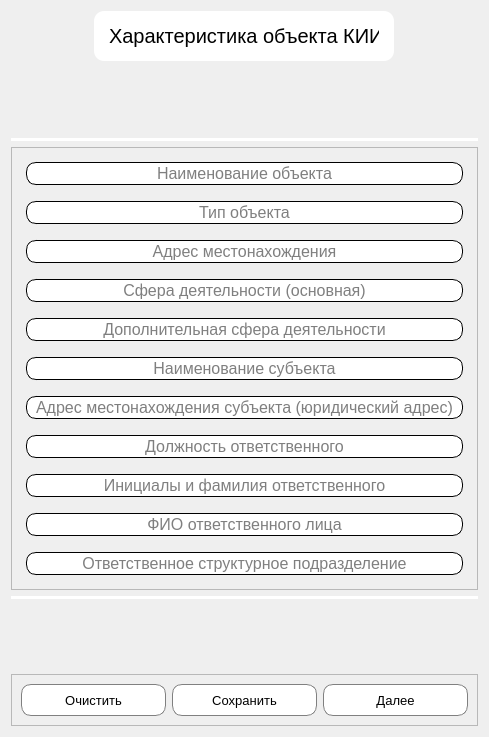
          <widget class="QWidget" name="scrollAreaWidgetContents">
           <property name="geometry">
            <rect>
             <x>0</x>
             <y>0</y>
             <width>489</width>
             <height>737</height>
            </rect>
           </property>
           <layout class="QVBoxLayout" name="verticalLayout_3">
            <item alignment="Qt::AlignHCenter|Qt::AlignTop">
             <widget class="QFrame" name="first_page_headerl_frame">
              <property name="minimumSize">
               <size>
                <width>300</width>
                <height>50</height>
               </size>
              </property>
              <property name="maximumSize">
               <size>
                <width>300</width>
                <height>50</height>
               </size>
              </property>
              <property name="styleSheet">
               <string notr="true">#first_page_headerl_frame{
	background-color: white;
	border-radius: 10px;
	border-box: 2px solid black;
	box-shadow: 5px 5px 5px grey;
}</string>
              </property>
              <property name="frameShape">
               <enum>QFrame::StyledPanel</enum>
              </property>
              <property name="frameShadow">
               <enum>QFrame::Raised</enum>
              </property>
              <layout class="QVBoxLayout" name="verticalLayout_4">
               <item alignment="Qt::AlignHCenter|Qt::AlignVCenter">
                <widget class="QLabel" name="first_page_header">
                 <property name="minimumSize">
                  <size>
                   <width>270</width>
                   <height>0</height>
                  </size>
                 </property>
                 <property name="maximumSize">
                  <size>
                   <width>270</width>
                   <height>16777215</height>
                  </size>
                 </property>
                 <property name="sizeIncrement">
                  <size>
                   <width>200</width>
                   <height>0</height>
                  </size>
                 </property>
                 <property name="styleSheet">
                  <string notr="true">font-size: 15pt;
font-family: &quot;Segoe UI&quot;;</string>
                 </property>
                 <property name="text">
                  <string>Характеристика объекта КИИ</string>
                 </property>
                </widget>
               </item>
              </layout>
             </widget>
            </item>
            <item>
             <widget class="Line" name="line">
              <property name="styleSheet">
               <string notr="true">border: 2px solid white;
color: white;
</string>
              </property>
              <property name="orientation">
               <enum>Qt::Horizontal</enum>
              </property>
             </widget>
            </item>
            <item alignment="Qt::AlignBottom">
             <widget class="QFrame" name="first_page_main_frame">
              <property name="styleSheet">
               <string notr="true"/>
              </property>
              <property name="frameShape">
               <enum>QFrame::StyledPanel</enum>
              </property>
              <property name="frameShadow">
               <enum>QFrame::Raised</enum>
              </property>
              <layout class="QVBoxLayout" name="verticalLayout_5">
               <item>
                <layout class="QVBoxLayout" name="first_page_main_layout">
                 <item>
                  <widget class="QLineEdit" name="obj_name_line">
                   <property name="font">
                    <font>
                     <family>Segoe UI</family>
                     <pointsize>12</pointsize>
                    </font>
                   </property>
                   <property name="styleSheet">
                    <string notr="true">margin: 5px;
border: 1px solid white;
border-radius: 10px;
border-color: black;
font-family: &quot;Segoe UI&quot;;
font-size: 12pt;</string>
                   </property>
                   <property name="alignment">
                    <set>Qt::AlignCenter</set>
                   </property>
                   <property name="placeholderText">
                    <string>Наименование объекта</string>
                   </property>
                   <property name="cursorMoveStyle">
                    <enum>Qt::VisualMoveStyle</enum>
                   </property>
                  </widget>
                 </item>
                 <item>
                  <widget class="QLineEdit" name="obj_type_line">
                   <property name="styleSheet">
                    <string notr="true">margin: 5px;
border: 1px solid white;
border-radius: 10px;
border-color: black;
font-family: &quot;Segoe UI&quot;;
font-size: 12pt;</string>
                   </property>
                   <property name="alignment">
                    <set>Qt::AlignCenter</set>
                   </property>
                   <property name="placeholderText">
                    <string>Тип объекта</string>
                   </property>
                  </widget>
                 </item>
                 <item>
                  <widget class="QLineEdit" name="address_line">
                   <property name="styleSheet">
                    <string notr="true">margin: 5px;
border: 1px solid white;
border-radius: 10px;
border-color: black;
font-family: &quot;Segoe UI&quot;;
font-size: 12pt;</string>
                   </property>
                   <property name="alignment">
                    <set>Qt::AlignCenter</set>
                   </property>
                   <property name="placeholderText">
                    <string>Адрес местонахождения</string>
                   </property>
                  </widget>
                 </item>
                 <item>
                  <widget class="QLineEdit" name="sphere_line">
                   <property name="styleSheet">
                    <string notr="true">margin: 5px;
border: 1px solid white;
border-radius: 10px;
border-color: black;
font-family: &quot;Segoe UI&quot;;
font-size: 12pt;</string>
                   </property>
                   <property name="alignment">
                    <set>Qt::AlignCenter</set>
                   </property>
                   <property name="placeholderText">
                    <string>Сфера деятельности (основная)</string>
                   </property>
                  </widget>
                 </item>
                 <item>
                  <widget class="QLineEdit" name="additional_sphere_line">
                   <property name="styleSheet">
                    <string notr="true">margin: 5px;
border: 1px solid white;
border-radius: 10px;
border-color: black;
font-family: &quot;Segoe UI&quot;;
font-size: 12pt;</string>
                   </property>
                   <property name="alignment">
                    <set>Qt::AlignCenter</set>
                   </property>
                   <property name="placeholderText">
                    <string>Дополнительная сфера деятельности</string>
                   </property>
                  </widget>
                 </item>
                 <item>
                  <widget class="QLineEdit" name="subj_name_line">
                   <property name="styleSheet">
                    <string notr="true">margin: 5px;
border: 1px solid white;
border-radius: 10px;
border-color: black;
font-family: &quot;Segoe UI&quot;;
font-size: 12pt;</string>
                   </property>
                   <property name="alignment">
                    <set>Qt::AlignCenter</set>
                   </property>
                   <property name="placeholderText">
                    <string>Наименование субъекта</string>
                   </property>
                  </widget>
                 </item>
                 <item>
                  <widget class="QLineEdit" name="subj_address_line">
                   <property name="styleSheet">
                    <string notr="true">margin: 5px;
border: 1px solid white;
border-radius: 10px;
border-color: black;
font-family: &quot;Segoe UI&quot;;
font-size: 12pt;</string>
                   </property>
                   <property name="alignment">
                    <set>Qt::AlignCenter</set>
                   </property>
                   <property name="placeholderText">
                    <string>Адрес местонахождения субъекта (юридический адрес)</string>
                   </property>
                  </widget>
                 </item>
                 <item>
                  <widget class="QLineEdit" name="post_line">
                   <property name="styleSheet">
                    <string notr="true">margin: 5px;
border: 1px solid white;
border-radius: 10px;
border-color: black;
font-family: &quot;Segoe UI&quot;;
font-size: 12pt;</string>
                   </property>
                   <property name="alignment">
                    <set>Qt::AlignCenter</set>
                   </property>
                   <property name="placeholderText">
                    <string>Должность ответственного</string>
                   </property>
                  </widget>
                 </item>
                 <item>
                  <widget class="QLineEdit" name="post_name_line">
                   <property name="styleSheet">
                    <string notr="true">margin: 5px;
border: 1px solid white;
border-radius: 10px;
border-color: black;
font-family: &quot;Segoe UI&quot;;
font-size: 12pt;</string>
                   </property>
                   <property name="alignment">
                    <set>Qt::AlignCenter</set>
                   </property>
                   <property name="placeholderText">
                    <string>Инициалы и фамилия ответственного</string>
                   </property>
                  </widget>
                 </item>
                 <item>
                  <widget class="QLineEdit" name="resp_name_line">
                   <property name="styleSheet">
                    <string notr="true">margin: 5px;
border: 1px solid white;
border-radius: 10px;
border-color: black;
font-family: &quot;Segoe UI&quot;;
font-size: 12pt;</string>
                   </property>
                   <property name="alignment">
                    <set>Qt::AlignCenter</set>
                   </property>
                   <property name="placeholderText">
                    <string>ФИО ответственного лица</string>
                   </property>
                  </widget>
                 </item>
                 <item>
                  <widget class="QLineEdit" name="struct_resp_line">
                   <property name="styleSheet">
                    <string notr="true">margin: 5px;
border: 1px solid white;
border-radius: 10px;
border-color: black;
font-family: &quot;Segoe UI&quot;;
font-size: 12pt;</string>
                   </property>
                   <property name="alignment">
                    <set>Qt::AlignCenter</set>
                   </property>
                   <property name="placeholderText">
                    <string>Ответственное структурное подразделение</string>
                   </property>
                  </widget>
                 </item>
                </layout>
               </item>
              </layout>
             </widget>
            </item>
            <item>
             <widget class="Line" name="line_2">
              <property name="styleSheet">
               <string notr="true">border: 2px solid white;
color: white;
</string>
              </property>
              <property name="orientation">
               <enum>Qt::Horizontal</enum>
              </property>
             </widget>
            </item>
            <item alignment="Qt::AlignBottom">
             <widget class="QFrame" name="first_page_buttons_frame">
              <property name="styleSheet">
               <string notr="true">pushButton{
	background-color: black;
}</string>
              </property>
              <property name="frameShape">
               <enum>QFrame::StyledPanel</enum>
              </property>
              <property name="frameShadow">
               <enum>QFrame::Raised</enum>
              </property>
              <layout class="QHBoxLayout" name="horizontalLayout">
               <item>
                <widget class="QPushButton" name="first_page_clear_btn">
                 <property name="styleSheet">
                  <string notr="true">#first_page_clear_btn{
	height: 30px;
	border: 1px solid grey;
	border-radius: 10px;
	background-color: white;
	transition-duration: 1.5s;
	font-family: &quot;Segoe UI&quot;;
	font-size: 10pt;
}
#first_page_clear_btn:hover{
	background-color: rgb(255, 44, 44);
	border-radius: 10px;
	border: transparent;
}</string>
                 </property>
                 <property name="text">
                  <string>Очистить</string>
                 </property>
                </widget>
               </item>
               <item>
                <widget class="QPushButton" name="first_page_save_btn">
                 <property name="styleSheet">
                  <string notr="true">#first_page_save_btn{
	height: 30px;
	border: 1px solid grey;
	border-radius: 10px;
	background-color: white;
	transition-duration: 1.5s;
	font-family: &quot;Segoe UI&quot;;
	font-size: 10pt;
}
#first_page_save_btn:hover{
	
	background-color: rgb(4, 208, 21);
	border-radius: 10px;
	border: transparent;
}</string>
                 </property>
                 <property name="text">
                  <string>Сохранить</string>
                 </property>
                </widget>
               </item>
               <item>
                <widget class="QPushButton" name="first_page_next_btn">
                 <property name="styleSheet">
                  <string notr="true">#first_page_next_btn{
	height: 30px;
	border: 1px solid grey;
	border-radius: 10px;
	background-color: white;
	transition-duration: 1.5s;
	font-family: &quot;Segoe UI&quot;;
	font-size: 10pt;
}
#first_page_next_btn:hover{
	
	background-color: rgb(60, 122, 255);
	border-radius: 10px;
	border: transparent;
}</string>
                 </property>
                 <property name="text">
                  <string>Далее</string>
                 </property>
                </widget>
               </item>
              </layout>
             </widget>
            </item>
           </layout>
          </widget>
